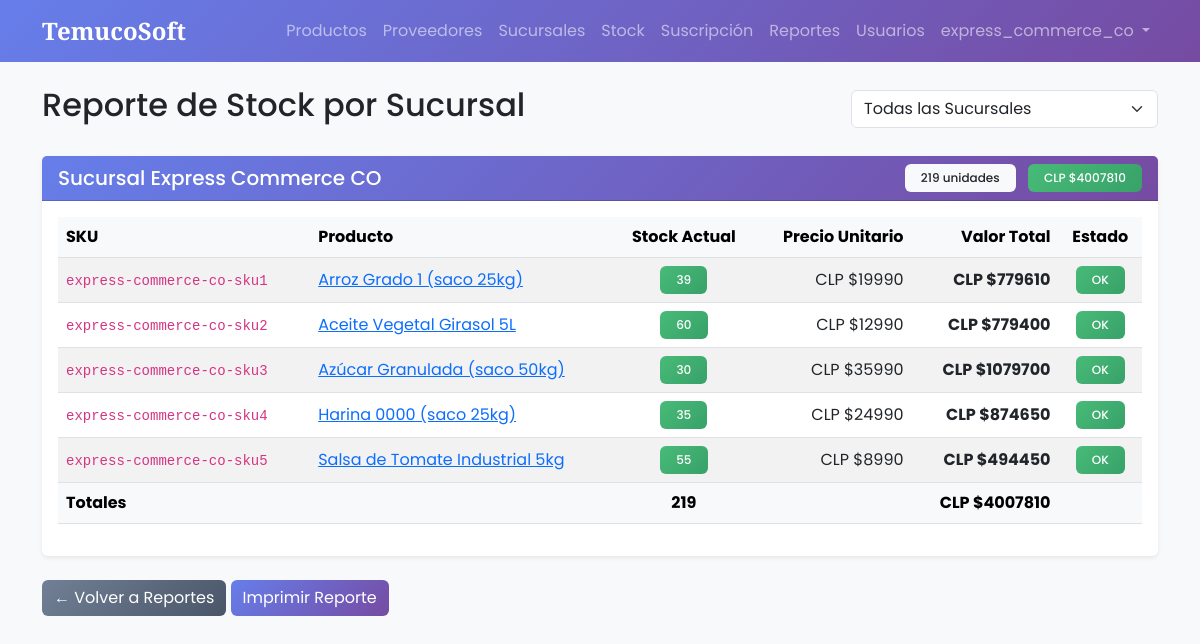
The page /reports/stock/ (signed in) on the database its author committed.
### core/models.py (models this page shows, shortened)
class User(AbstractUser):
    ROLES = (
        ('super_admin', 'Super Admin (TemucoSoft)'),
        ('admin_cliente', 'Admin Cliente'),
        ('gerente', 'Gerente'),
        ('vendedor', 'Vendedor'),
        ('cliente_final', 'Cliente Final'),
    )
    rut = models.CharField(
        max_length=12,
        blank=True,
        null=True,
        validators=[validar_rut],
        help_text="Formato: 12.345.678-9 o 12345678-9"
    )
    role = models.CharField(max_length=20, choices=ROLES, default='cliente_final')
    company = models.CharField(max_length=100, blank=True, null=True)
    created_at = models.DateTimeField(auto_now_add=True)

class Branch(models.Model):
    name = models.CharField(max_length=100)
    address = models.CharField(max_length=200)
    phone = models.CharField(max_length=20)

class Inventory(models.Model):
    branch = models.ForeignKey(Branch, on_delete=models.CASCADE)
    product = models.ForeignKey(Product, on_delete=models.CASCADE)
    stock = models.IntegerField(default=0, validators=[MinValueValidator(0)])
    reorder_point = models.IntegerField(default=10, help_text="Nivel mínimo para alerta de reposición")
    class Meta:
        unique_together = ('branch', 'product') # Evita duplicados del mismo producto en la misma sucursal

class Product(models.Model):
    sku = models.CharField(max_length=50, unique=True)
    name = models.CharField(max_length=100)
    description = models.TextField(blank=True)
    supplier = models.ForeignKey(
        Supplier,
        on_delete=models.SET_NULL,
        null=True,
        blank=True,
        related_name='products'
    )
    price = models.IntegerField(validators=[MinValueValidator(0)], help_text="Precio en pesos chilenos")
    cost = models.IntegerField(validators=[MinValueValidator(0)], help_text="Costo en pesos chilenos")
    category = models.CharField(max_length=50)

### core/views.py (the view)
# urls.py: path('reports/stock/', stock_report_view, name='stock_report'),
@login_required
def stock_report_view(request):
    if request.user.role not in ['gerente', 'admin_cliente', 'super_admin']:
        messages.error(request, "No tiene permisos para ver reportes.")
        return redirect('home')
    branch_id = request.GET.get('branch')
    branches = Branch.objects.all()
    if request.user.role != 'super_admin' and request.user.company:
        branches = branches.filter(name__contains=request.user.company)
    if branch_id:
        selected_branches = branches.filter(id=branch_id)
    else:
        selected_branches = branches
    report_data = []
    for branch in selected_branches:
        inventory = Inventory.objects.filter(branch=branch).select_related('product')
        total_units = sum(inv.stock for inv in inventory)
        total_value = sum(inv.stock * inv.product.price for inv in inventory)
        report_data.append({
            'branch': branch,
            'inventory': inventory,
            'total_units': total_units,
            'total_value': total_value,
        })
    return render(request, 'core/stock_report.html', {
        'report_data': report_data,
        'branches': branches,
        'selected_branch': branch_id,
    })

### core/templates/core/stock_report.html (shortened to what this page needs)
{% extends 'core/base.html' %}
{% block content %}
<div class="d-flex justify-content-between align-items-center mb-4">
    <h2>Reporte de Stock por Sucursal</h2>
    <form method="GET" class="d-inline-flex gap-2">
        <select name="branch" class="form-select" onchange="this.form.submit()">
            <option value="">Todas las Sucursales</option>
        </select>
    </form>
</div>
{% for data in report_data %}
<div class="card shadow-sm mb-4">
    <div class="card-header bg-primary text-white d-flex justify-content-between align-items-center">
        <h5 class="mb-0">{{ data.branch.name }}</h5>
        <div>
            <span class="badge bg-light text-dark me-2">{{ data.total_units }} unidades</span>
            <span class="badge bg-success">CLP ${{ data.total_value|floatformat:0 }}</span>
        </div>
    </div>
    <div class="card-body">
        {% if data.inventory %}
        <div class="table-responsive">
            <table class="table table-hover table-striped align-middle">
                <thead class="table-light">
                    <tr>
                        <th>SKU</th>
                        <th>Producto</th>
                        <th class="text-center">Stock Actual</th>
                        <th class="text-end">Precio Unitario</th>
                        <th class="text-end">Valor Total</th>
                        <th class="text-center">Estado</th>
                    </tr>
                </thead>
                <tbody>
                    {% for inv in data.inventory %}
                    <tr>
                        <td><code>{{ inv.product.sku }}</code></td>
                        <td>
                            <a href="{% url 'product_detail' inv.product.id %}">{{ inv.product.name }}</a>
                        </td>
                        <td class="text-center">
                            {% if inv.stock > 20 %}
                                <span class="badge bg-success">{{ inv.stock }}</span>
                            {% elif inv.stock > inv.reorder_point %}
                                <span class="badge bg-warning text-dark">{{ inv.stock }}</span>
                            {% else %}
                                <span class="badge bg-danger">{{ inv.stock }}</span>
                            {% endif %}
                        </td>
                        <td class="text-end">CLP ${{ inv.product.price|floatformat:0 }}</td>
                        <td class="text-end fw-bold">
                            {% widthratio inv.stock 1 inv.product.price as total_line %}
                            CLP ${{ total_line|floatformat:0 }}
                        </td>
                        <td class="text-center">
                            {% if inv.stock <= inv.reorder_point %}
                                <span class="badge bg-danger">⚠️ Reordenar</span>
                            {% elif inv.stock <= 20 %}
                                <span class="badge bg-warning text-dark">Stock Bajo</span>
                            {% else %}
                                <span class="badge bg-success">OK</span>
                            {% endif %}
                        </td>
                    </tr>
                    {% endfor %}
                </tbody>
                <tfoot class="table-light">
                    <tr>
                        <th colspan="2">Totales</th>
                        <th class="text-center">{{ data.total_units }}</th>
                        <th></th>
                        <th class="text-end">CLP ${{ data.total_value|floatformat:0 }}</th>
                        <th></th>
                    </tr>
                </tfoot>
            </table>
        </div>
        {% else %}
        <p class="text-muted text-center py-4">No hay inventario en esta sucursal.</p>
        {% endif %}
    </div>
</div>
{% empty %}
<div class="alert alert-warning">
    No hay datos de inventario disponibles.
</div>
{% endfor %}
<div class="mt-4">
    <a href="{% url 'reports' %}" class="btn btn-secondary">← Volver a Reportes</a>
    <button class="btn btn-primary" onclick="window.print()">Imprimir Reporte</button>
</div>
{% endblock %}

### core/templates/core/base.html (shortened to what this page needs)
<!DOCTYPE html>
<html lang="es">
<head>
    <link href="https://cdn.jsdelivr.net/npm/bootstrap@5.3.0/dist/css/bootstrap.min.css" rel="stylesheet">
</head>
<body>
    <nav class="navbar navbar-expand-lg navbar-dark navbar-custom mb-4">
        <div class="container">
            <a class="navbar-brand" href="/">TemucoSoft</a>
            <div class="collapse navbar-collapse" id="navbarNav">
                <ul class="navbar-nav ms-auto">
                    {% if request.user.is_authenticated %}
                        {% if request.user.role == 'admin_cliente' or request.user.role == 'super_admin' %}
                            <li class="nav-item"><a class="nav-link" href="{% url 'product_list' %}">Productos</a></li>
                            <li class="nav-item"><a class="nav-link" href="{% url 'supplier_list' %}">Proveedores</a></li>
                            <li class="nav-item"><a class="nav-link" href="{% url 'branch_list' %}">Sucursales</a></li>
                            <li class="nav-item"><a class="nav-link" href="{% url 'inventory' %}">Stock</a></li>
                            <li class="nav-item"><a class="nav-link" href="{% url 'subscription' %}">Suscripción</a></li>
                            <li class="nav-item"><a class="nav-link" href="{% url 'reports' %}">Reportes</a></li>
                            <li class="nav-item"><a class="nav-link" href="{% url 'user_list' %}">Usuarios</a></li>
                        {% endif %}
                        <li class="nav-item dropdown">
                            <a class="nav-link dropdown-toggle" href="#" role="button" data-bs-toggle="dropdown">
                                {{ request.user.username }}
                            </a>
                        </li>
                    {% else %}
                        <li class="nav-item"><a class="nav-link" href="{% url 'login' %}">Iniciar Sesión</a></li>
                    {% endif %}
                </ul>
            </div>
        </div>
    </nav>
    <div class="container">
        {% block content %}
        {% endblock %}
    </div>
</body>
</html>

### core/templates/core/base.html (style rules this page uses)
body { font-family: 'Poppins', sans-serif; background-color: #f8f9fa; }
.navbar-brand { font-family: 'Playfair Display', serif; font-weight: 700; font-size: 1.5rem; }
.navbar-custom { background: linear-gradient(135deg, #667eea 0%, #764ba2 100%); }
.card { transition: transform 0.2s, box-shadow 0.2s; border: none; box-shadow: 0 2px 8px rgba(0,0,0,0.08); }
.bg-primary { background: linear-gradient(135deg, #667eea 0%, #764ba2 100%) !important; }
.btn-primary { background: linear-gradient(135deg, #667eea 0%, #764ba2 100%); border: none; }
.btn-secondary { background: linear-gradient(135deg, #718096 0%, #4A5568 100%); border: none; }
.bg-success { background: linear-gradient(135deg, #48BB78 0%, #38A169 100%) !important; }
.badge { padding: 0.5rem 1rem; font-weight: 500; }

### rows shown on the page
User: user.username "express_commerce_co"
Branch: branch.name "Sucursal Express Commerce CO", total_units "219", total_value "4007810"
Inventory: product.sku "express-commerce-co-sku1", product.name "Arroz Grado 1 (saco 25kg)", stock "39", product.price "19990", total_line "779610", reorder_point "OK"
Inventory: product.sku "express-commerce-co-sku2", product.name "Aceite Vegetal Girasol 5L", stock "60", product.price "12990", total_line "779400", reorder_point "OK"
Inventory: product.sku "express-commerce-co-sku3", product.name "Azúcar Granulada (saco 50kg)", stock "30", product.price "35990", total_line "1079700", reorder_point "OK"
Inventory: product.sku "express-commerce-co-sku4", product.name "Harina 0000 (saco 25kg)", stock "35", product.price "24990", total_line "874650", reorder_point "OK"
Inventory: product.sku "express-commerce-co-sku5", product.name "Salsa de Tomate Industrial 5kg", stock "55", product.price "8990", total_line "494450", reorder_point "OK"
